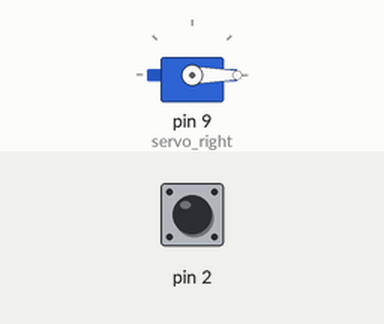
Recording of a sketch running on a simulated Arduino Uno, built with avr-gcc and run on an emulated ATmega328P. On the bench: servo. The inputs (shaded band) are chosen by the test bench; at power-on: pin 2 HIGH. What the sketch prints to the serial monitor is not drawn.

Above: at 1.2 s.
1.3 s: pin 2 pulled LOW for 0.15 s
At 1.8 s:
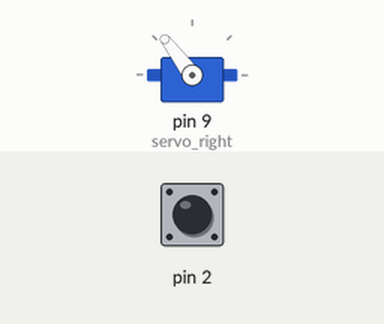
3.8 s: pin 2 pulled LOW for 3.2 s
At 7.9 s:
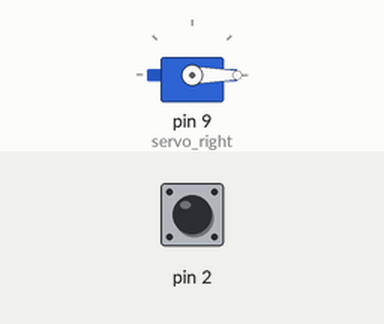
Timing chart, 0 to 9.4 s (numbered marks = the images above; inputs shaded):
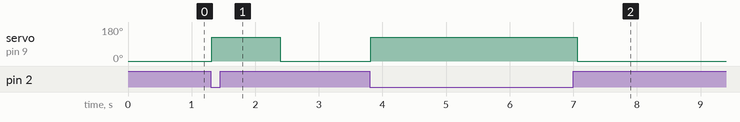

Measured:
- after the input at 1.3 s, servo on pin 9 (servo_right): 0° → 127° at once, → 0° 1.1 s later
- after the input at 3.8 s, servo on pin 9 (servo_right): 0° → 127° at once, → 0° 3.2 s later

The sketch:

Electric_Vehicle.ino
```cpp
#include <Servo.h>

const double DISTANCE = 1.0; // distance in meters, must have decimal

Servo servo_right;

bool is_down;

double run_time;

void setup() {
  servo_right.attach(9);
  Serial.begin(9600);

  pinMode(2, INPUT);
  digitalWrite(2, HIGH);
}

  void loop() {
    is_down = digitalRead(2);
    Serial.println(is_down);
    if (is_down == 0) {
      run_time = 586.217 * (DISTANCE) + 496.566;
      Serial.println(run_time);
      servo_right.write(127); // SPEED UP
      delay(run_time);
      }
    else {
      servo_right.write(0);
    }
}
```
